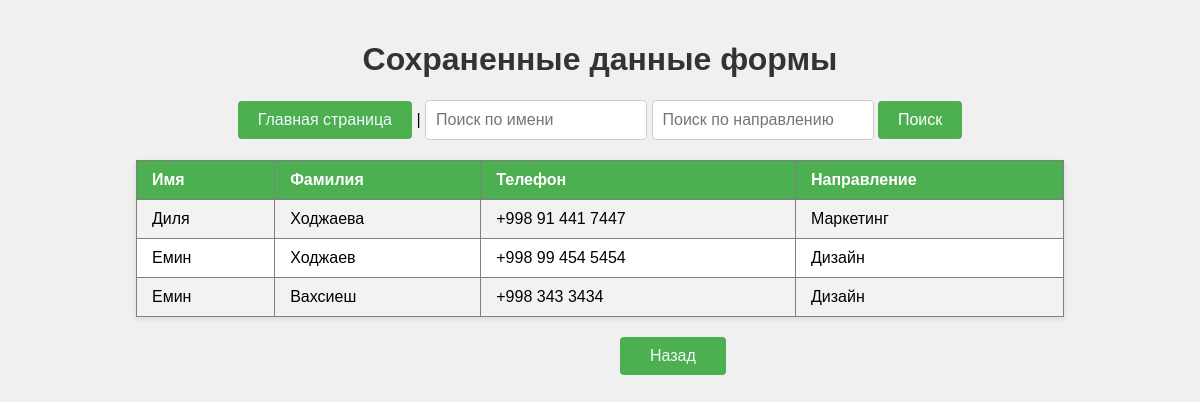
The app's page /view-data/ with its own data.
### app/models.py (models this page shows, shortened)
class Registration(models.Model):
    ism = models.CharField(max_length=100)
    familiya = models.CharField(max_length=100)
    it = models.CharField(max_length=100)
    telefon = models.CharField(max_length=20)

### app/views.py (the view)
# urls.py: path('view-data/', view_data, name='view_data'),
def view_data(request):
    ism_query = request.GET.get('ism')
    it_query = request.GET.get('it')
    registrations = Registration.objects.all()
    if ism_query:
        registrations = registrations.filter(ism__icontains=ism_query)
    if it_query:
        registrations = registrations.filter(it__icontains=it_query)
    return render(request, 'view_data.html', {'registrations': registrations})

### app/templates/view_data.html (shortened to what this page needs)
{% load static %}
<!DOCTYPE html>
<html lang="en">
<head>
    <link rel="stylesheet" href="{% static 'view-data.css' %}">
</head>
<body>
    <h1>Сохраненные данные формы</h1>
    <form method="GET" action="{% url 'view_data' %}" style="text-align: center; margin-bottom: 20px;">
        <button><a style="text-decoration: none; color: aliceblue;" href="{% url 'index' %}">Главная страница</a></button>
        |
        <input type="text" name="ism" placeholder="Поиск по имени" value="{{ request.GET.ism|default_if_none:'' }}">
        <input type="text" name="it" placeholder="Поиск по направлению" value="{{ request.GET.it|default_if_none:'' }}">
        <button type="submit">Поиск</button>
    </form>
    <table border="1">
        <tr>
            <th>Имя</th>
            <th>Фамилия</th>
            <th>Телефон</th>
            <th>Направление</th>
        </tr>
        {% for registration in registrations %}
        <tr>
            <td>{{ registration.ism }}</td>
            <td>{{ registration.familiya }}</td>
            <td>{{ registration.telefon }}</td>
            <td>{{ registration.it }}</td>
        </tr>
        {% empty %}
        <tr>
            <td colspan="4" style="text-align: center;">Нет данных</td>
        </tr>
        {% endfor %}
    </table>
    <button style="margin-left: 600px; padding-left: 30px; padding-right: 30px;"><a style="text-decoration: none; color: aliceblue;" href="{% url 'view_data' %}">Назад</a></button>
</body>
</html>

### static/view-data.css (style rules this page uses)
body { font-family: Arial, sans-serif; background-color: #f0f0f0; margin: 0; padding: 20px; }
h1 { text-align: center; color: #333; }
form { margin-bottom: 20px; }
table { width: 80%; margin: 20px auto; border-collapse: collapse; box-shadow: 0 2px 5px rgba(0, 0, 0, 0.1); background-color: #fff; }
th, td { padding: 10px 15px; text-align: left; }
th { background-color: #4CAF50; color: white; }
tr:nth-child(even) { background-color: #f2f2f2; }
input[type="text"] { padding: 10px; font-size: 16px; width: 200px; border: 1px solid #ccc; border-radius: 4px; }
button { padding: 10px 20px; font-size: 16px; color: white; background-color: #4CAF50; border: none; border-radius: 4px; cursor: pointer; }

### records on screen
Registration: ism "Диля", familiya "Ходжаева", telefon "+998 91 441 7447", it "Маркетинг"
Registration: ism "Емин", familiya "Ходжаев", telefon "+998 99 454 5454", it "Дизайн"
Registration: ism "Емин", familiya "Вахсиеш", telefon "+998 343 3434", it "Дизайн"
